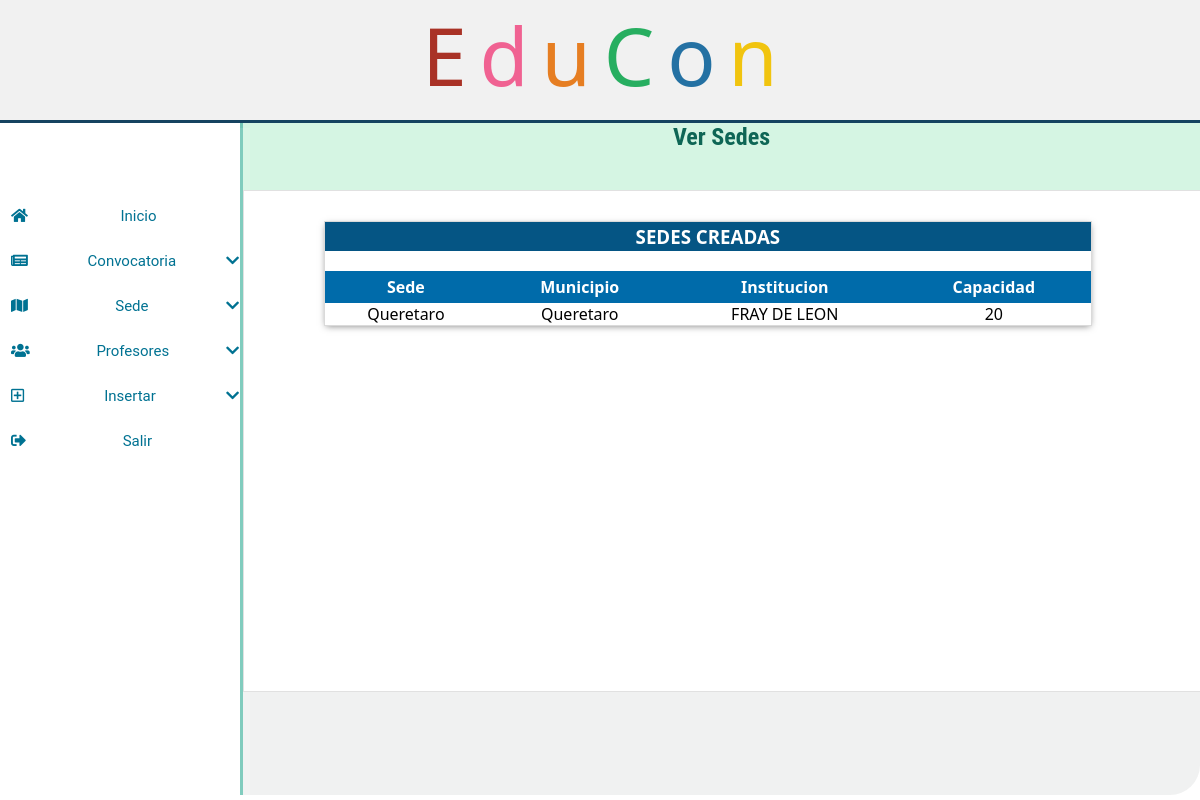
/versede.php (signed in), run on an earlier commit of the app's database.
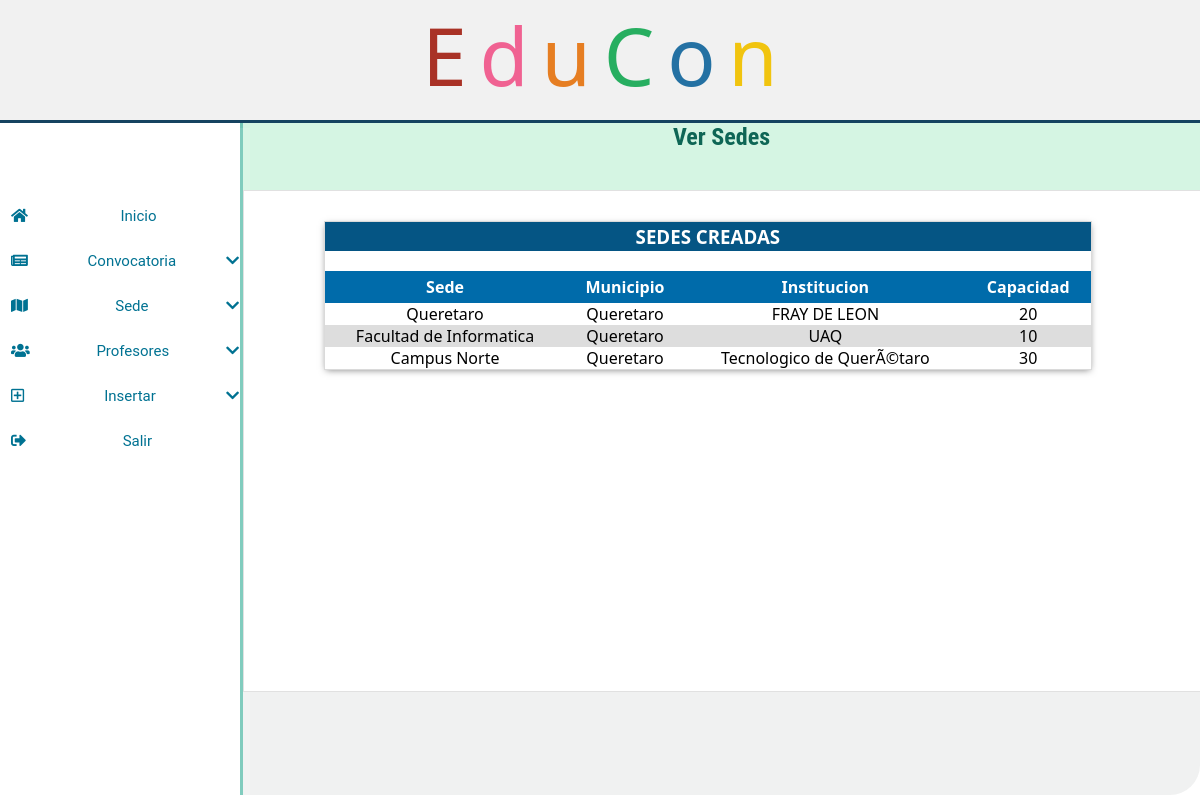
And on a later commit of the database.
### tables this page shows
CREATE TABLE `sede` (
  `id_sede` int(5) NOT NULL,
  `nombre_sede` varchar(30) NOT NULL,
  `institucion` int(5) DEFAULT NULL,
  `municipio` int(5) DEFAULT NULL,
  `capacidad` int(2) NOT NULL
);

CREATE TABLE `municipio` (
  `id_municipio` int(5) NOT NULL,
  `nombre_municipio` varchar(30) NOT NULL
);

CREATE TABLE `institucion` (
  `id_institucion` int(5) NOT NULL,
  `nombre_institucion` varchar(30) NOT NULL
);

### versede.php (the view, shortened to what this page needs)
<?php
    include ('header.php');
  if (@$_SESSION['id'] == 'Coordinador'){
    include("coordinador.php");
  }
  elseif (@$_SESSION['id']=='Instructor'){
    include("profesor.php");
  }
  elseif (@$_SESSION['id']=='Alumno'){
    include("alumno.php");
  }
  elseif (@!$_SESSION['id']) {
    include("menu_principal.php");
  }
  if(!isset($_SESSION["user"])) {
  header("location:login.php");
  } else {
?>
<div class = "descripcion">
          <div id="des">
	   <h2>Ver Sedes</h2>
          </div>
        	<div class="contenido-all">
                            <div class="espacio_contenido">
                                <h3 class="titulos">SEDES CREADAS</h3>
                                <div class="tabla-contenedor">
                                  <table class="tabla-general">
                                        <thead>
                                        <tr>
                                          <th style="background:#006BAA; color:white;">Sede</th>
                                          <th style="background:#006BAA; color:white;">Municipio</th>
                                          <th style="background:#006BAA; color:white;">Institucion</th>
                                          <th style="background:#006BAA; color:white;">Capacidad</th>
                                        </tr>
                                      </thead>
                                      <tbody>
                                        <?php
                                                    include('connectmysql.php');
                                                    $sqldata= mysqli_query($dbcon,"SELECT * from sede,municipio,institucion where sede.municipio=municipio.id_municipio AND sede.institucion=institucion.id_institucion");
                                                    while($row=mysqli_fetch_array($sqldata,MYSQLI_ASSOC)){
                                                      echo "<tr><td>";
                                                      echo $row['nombre_sede'];
                                                      echo "</td><td>";
                                                      echo $row['nombre_municipio'];
                                                      echo "</td><td>";
                                                      echo $row['nombre_institucion'];
                                                      echo "</td><td>";
                                                      echo $row['capacidad'];
                                                      echo "</td>";
                                                    }
                                                  ?>
                                      </tbody>
                                  </table>
                                </div>
                            </div>
        </div>
</div>
<?php
}
?>
<?php include_once('footer.php'); ?>

What changed in the data, as far as the page shows it:
added sede: nombre_sede "Facultad de Informatica", municipio.nombre_municipio "Queretaro", institucion.nombre_institucion "UAQ", capacidad "10"
added sede: nombre_sede "Campus Norte", municipio.nombre_municipio "Queretaro", institucion.nombre_institucion "Tecnologico de QuerÃ©taro", capacidad "30"
